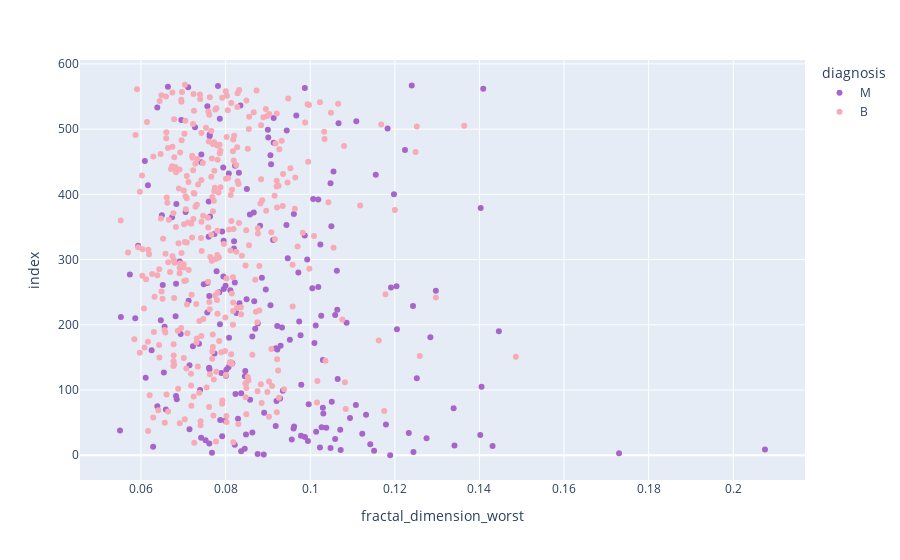

The cell this chart's notebook holds for it:
### Code cell
px.scatter(data_frame=df, x="fractal_dimension_worst",color="diagnosis",color_discrete_sequence=['#A865C9','#f6abb6'])

### Figure 1 — Plotly figure (JSON) as saved in the notebook; plotly's stock layout.template omitted (floating-point values rounded to 4 significant figures; data arrays with more than 128 entries replaced by an {"elided": "..."} marker saying what was removed)
{"data": [{"hovertemplate": "diagnosis=M<br>fractal_dimension_worst=%{x}<br>index=%{y}<extra></extra>", "legendgroup": "M", "marker": {"color": "#A865C9", "symbol": "circle"}, "mode": "markers", "name": "M", "orientation": "h", "showlegend": true, "type": "scatter", "x": {"elided": "212 float values"}, "xaxis": "x", "y": {"elided": "212 int values"}, "yaxis": "y"}, {"hovertemplate": "diagnosis=B<br>fractal_dimension_worst=%{x}<br>index=%{y}<extra></extra>", "legendgroup": "B", "marker": {"color": "#f6abb6", "symbol": "circle"}, "mode": "markers", "name": "B", "orientation": "h", "showlegend": true, "type": "scatter", "x": {"elided": "357 float values"}, "xaxis": "x", "y": {"elided": "357 int values"}, "yaxis": "y"}], "layout": {"legend": {"title": {"text": "diagnosis"}, "tracegroupgap": 0}, "margin": {"t": 60}, "xaxis": {"anchor": "y", "domain": [0, 1], "title": {"text": "fractal_dimension_worst"}}, "yaxis": {"anchor": "x", "domain": [0, 1], "title": {"text": "index"}}}}
